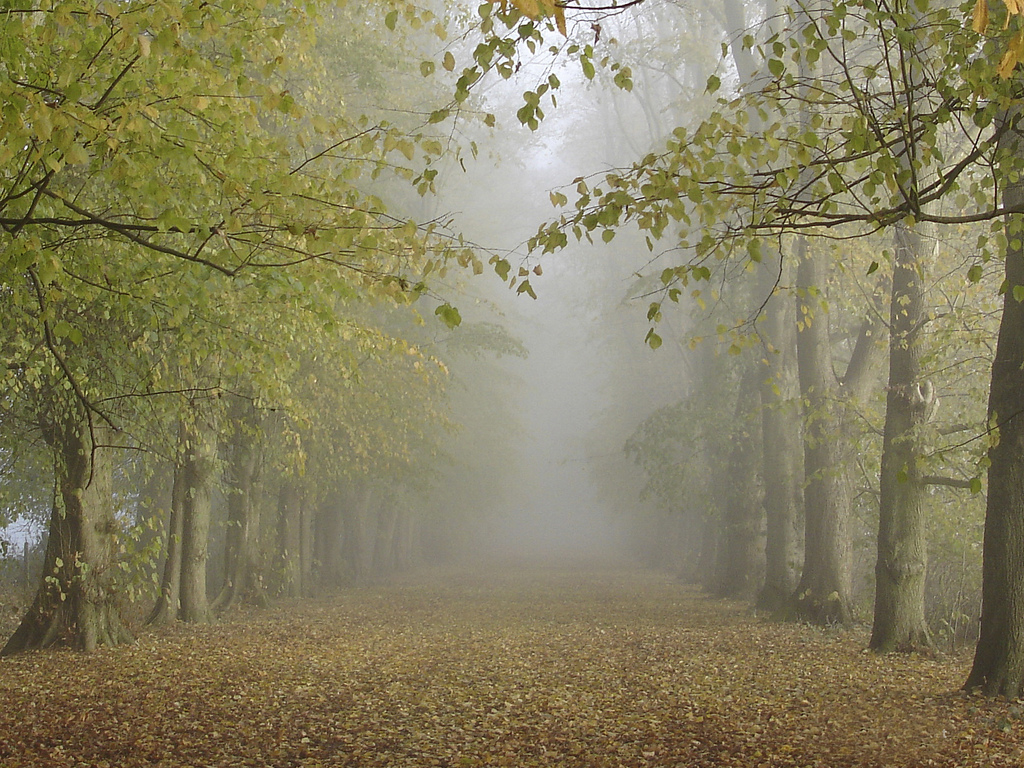
#> input picture Dataset/2.jpg, 1024 x 768 px
$ jupyter execute Dehaze_images.ipynb
#> lines starting #> are read from the running program, lines starting #| are printed output that depends on the picture
[cell 1]
import cv2
import numpy as np
import matplotlib.pyplot as plt

# Calculate Dark Channel

[cell 2]
def get_dark_channel(img, wind_size):
    dark_channel = np.zeros((img.shape[0], img.shape[1]))
    img = cv2.copyMakeBorder(img,wind_size//2,wind_size//2,wind_size//2,wind_size//2,cv2.BORDER_CONSTANT,value=[255,255,255])
    no_rows = img.shape[0]
    no_cols = img.shape[1]
    min_channel = np.zeros((no_rows, no_cols))
    for row in range(no_rows):
        for col in range(no_cols):
            min_channel[row-wind_size//2][col-wind_size//2] = np.min(img[row,col,:])
    for row in range(wind_size//2, no_rows-wind_size//2):
        for col in range(wind_size//2, no_cols-wind_size//2):
            dark_channel[row-wind_size//2][col-wind_size//2] = np.min(min_channel[row-wind_size//2:row+wind_size//2,col-wind_size//2:col+wind_size//2])
    return dark_channel

[cell 3]
# [7 lines of commented-out code are left out]
img = cv2.imread("Dataset/2.jpg")
#> img is the input picture: shape (768, 1024, 3); mean B, G, R 94.7, 127.1, 133.5
plt.figure(figsize=(10,10))
plt.imshow(img[...,::-1])
plt.show()
dark_channel_img = get_dark_channel(img, 15)
#> after the loop in get_dark_channel, `for row in range(no_rows):`:
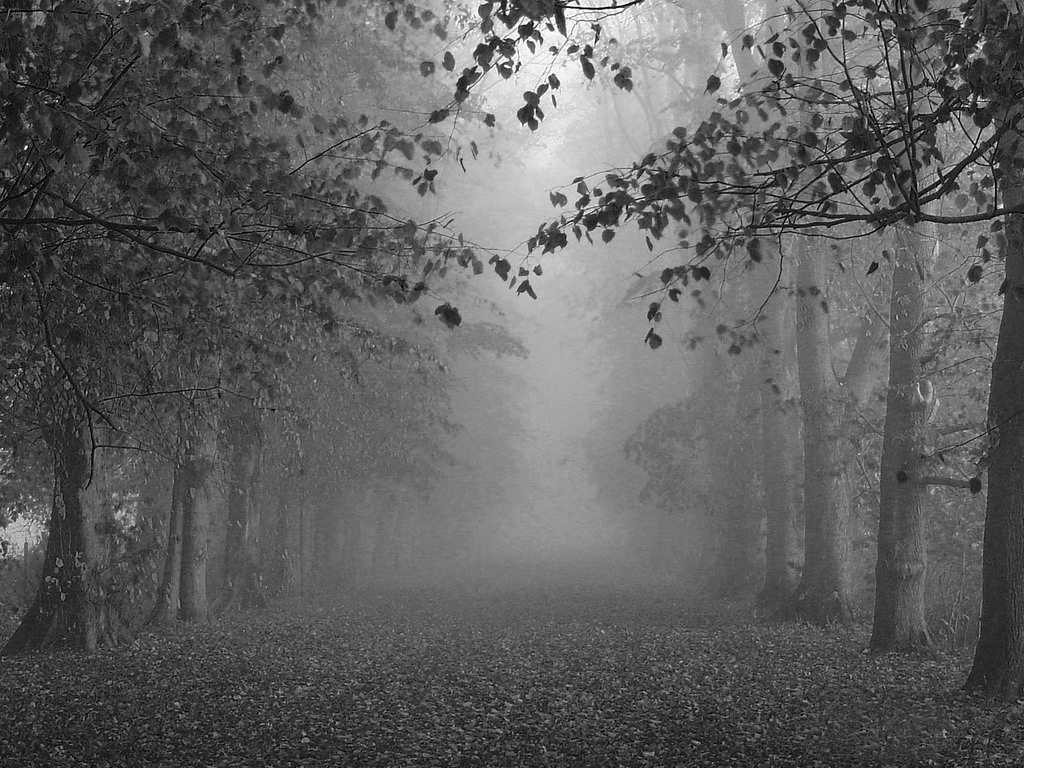
#> min_channel: shape (782, 1038) float64; min 0, max 255, mean 99.6
#> after the loop in get_dark_channel, `for row in range(wind_size//2, no_rows-wind_size//2):`:
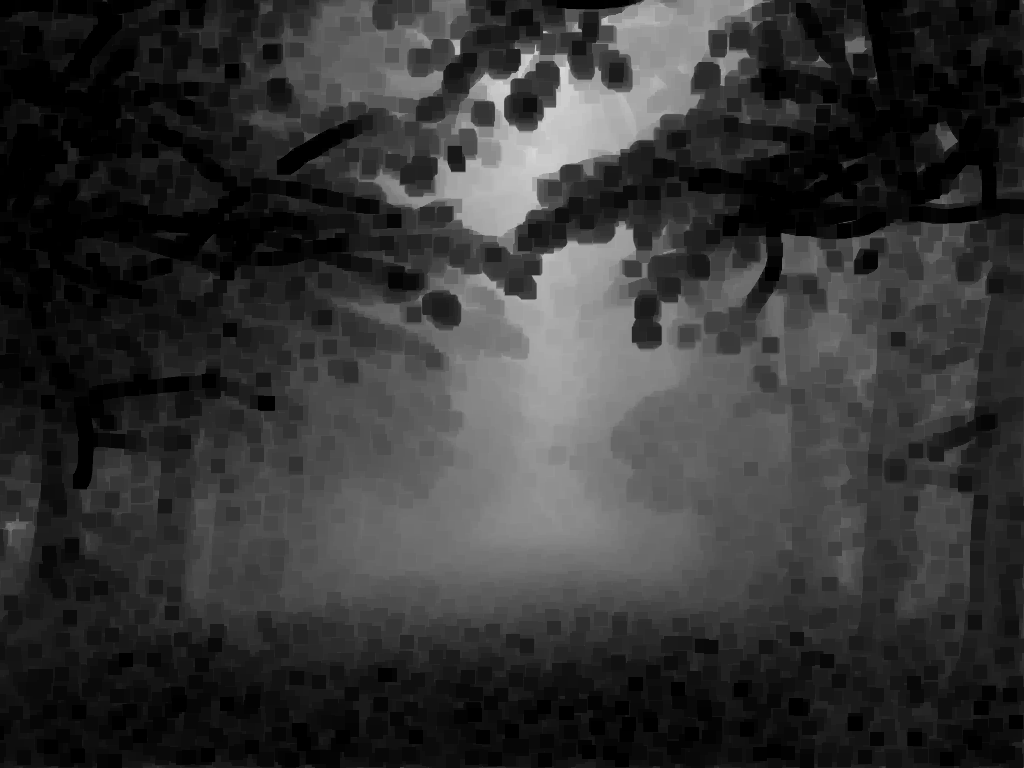
#> dark_channel: shape (768, 1024) float64; min 0, max 217, mean 52.6
dark_channel_img = dark_channel_img.astype('uint8')
plt.figure(figsize=(10,10))
plt.imshow(dark_channel_img,'gray')
plt.show()

# Estimate Atmospheric Light

[cell 4]
def get_atm_light(im, dark_channel_img):
    img = im.copy()
    num_pixels = dark_channel_img.size
#> num_pixels = 786432
    num_brightest = num_pixels//1000
#> num_brightest = 786
    haze_density_sort_idx = np.argsort(dark_channel_img,axis=None)[::-1]
    brightest = haze_density_sort_idx[0:num_brightest]
#> brightest = 786 values, max 169513 at index 630, min 33312 at index 194, mean 111854.3
    brightest = np.unravel_index(brightest,dark_channel_img.shape)
#> brightest = 786 positions, rows 32 to 165, columns 496 to 577
    brightest_pixels = img[brightest]
#> brightest_pixels = 786 rows, first 8: [236, 231, 230], [255, 253, 252], [255, 250, 249], [254, 249, 248], [240, 233, 230], [251, 246, 245], [251, 246, 245], [252, 248, 247]
    top_intensities = np.average(brightest_pixels, axis=1)
#> top_intensities = 786 values, max 254.7 at index 418, min 205 at index 776, mean 230
    max_intensity = np.argmax(top_intensities)
#> max_intensity = 418
    A = brightest_pixels[max_intensity]
#> A = [255, 254, 255]
    img[brightest]=[255,0,0]
    row_min = np.min(brightest[0])
#> row_min = 32
    row_max = np.max(brightest[0])
#> row_max = 165
    col_min = np.min(brightest[1])
#> col_min = 496
    col_max = np.max(brightest[1])
#> col_max = 577
    cv2.rectangle(img, (col_min,row_min),(col_max,row_max),(0,0,255),thickness=2)
    plt.figure(figsize=(10,10))
    plt.imshow(img[...,::-1])
    plt.show()
    return A

[cell 5]
atm_light = get_atm_light(img,dark_channel_img)
#> atm_light = [255, 254, 255]

# Estimate Transmission

[cell 6]
t_bar = get_dark_channel(img/atm_light,15)
#> call 2 of get_dark_channel, with wind_size = 15
#> after the loop in get_dark_channel (call 2), `for row in range(no_rows):`:
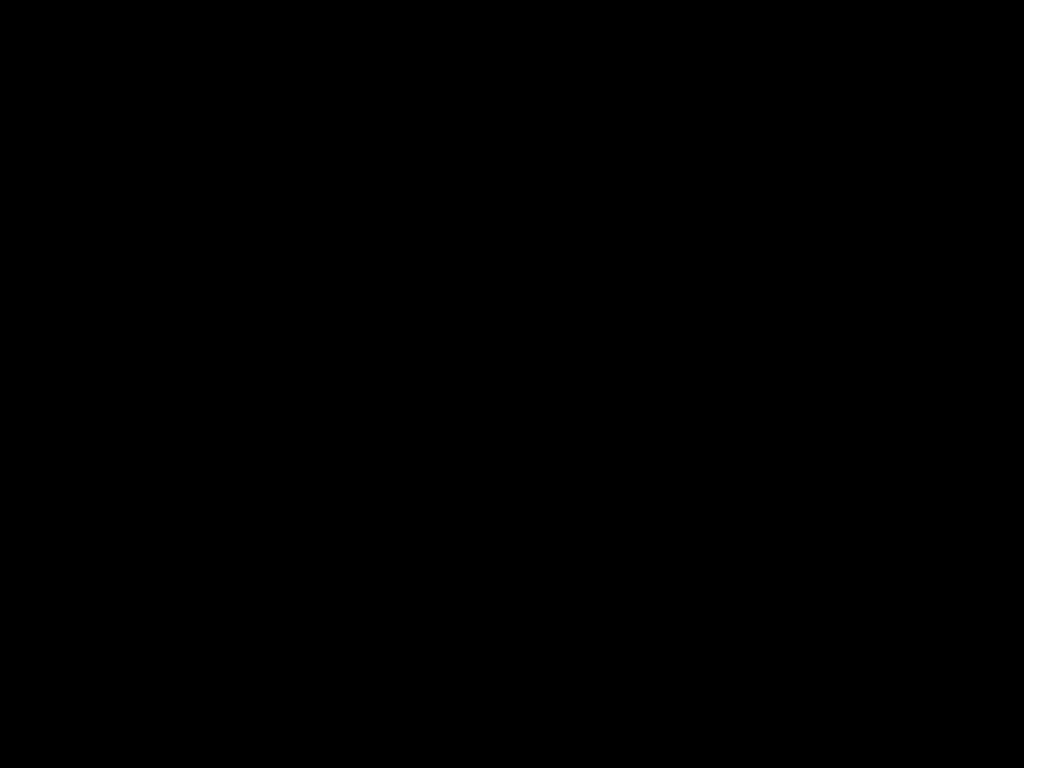
#> min_channel: shape (782, 1038) float64; min 0, max 255, mean 8.3
trans_bar = 1-(0.85*t_bar)
plt.figure(figsize=(10,10))
plt.imshow(trans_bar,'gray')
plt.show()

# Transmission Refinement

[cell 7]
def refine(img, transmission, radius, epsilon):
#> called with radius = 60, epsilon = 0.0001
    mean_guide = cv2.blur(img,(radius,radius))
    mean_trans = cv2.blur(transmission,(radius,radius))
    mean_gt = cv2.blur(img * transmission, (radius,radius))

    a = mean_gt - mean_guide * mean_trans
    var_guide = cv2.blur(img * img,(radius,radius)) - (mean_guide * mean_guide)
    a = a/(var_guide + epsilon)
    b = mean_trans - a * mean_guide

    q = cv2.blur(a,(radius,radius)) * img + cv2.blur(b,(radius,radius))
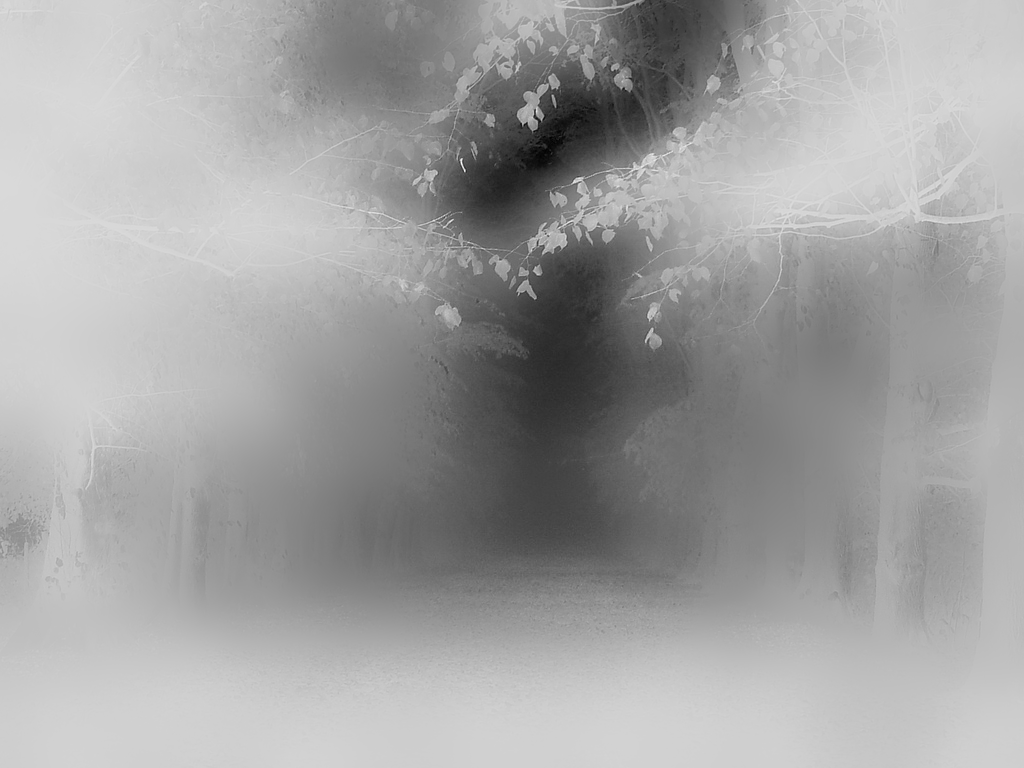
#> q: shape (768, 1024) float64; min 0.321, max 1.11, mean 0.825; drawn with min black and max white
    return q

[cell 8]
i=cv2.cvtColor(img,cv2.COLOR_BGR2GRAY)/255
t_refine = refine(i, trans_bar, 60, 0.0001)
plt.figure(figsize=(10,10))
plt.imshow(t_refine,'gray')
plt.show()

# Recovering the Image

[cell 9]
def recover_image(img, trans_bar, atm_light, t0):
#> called with atm_light = array of shape (3,), t0 = 0.1
    trans_recover = np.copy(trans_bar)
    trans_recover[trans_recover < t0] = t0
    J = np.zeros((img.shape))
    J[:,:,0] = ((img[:,:,0] - atm_light[0])/trans_recover) + atm_light[0]
    J[:,:,1] = ((img[:,:,1] - atm_light[1])/trans_recover) + atm_light[1]
    J[:,:,2] = ((img[:,:,2] - atm_light[2])/trans_recover) + atm_light[2]
    return J

[cell 10]
im = img.astype("double")
J = recover_image(im, t_refine, atm_light, 0.1)
J = ((J-np.min(J))/(np.max(J)-np.min(J)))*255
plt.figure(figsize=(10,10))
plt.imshow((np.uint8(J[...,::-1])))
plt.show()

# Depth Map

[cell 11]
def depth_map(t_refine, beta):
#> called with beta = 1
    return (-np.log(t_refine)/beta)

[cell 12]
plt.figure(figsize=(10,10))
plt.imshow(depth_map(t_refine, 1),'hot')
plt.colorbar()
plt.show()
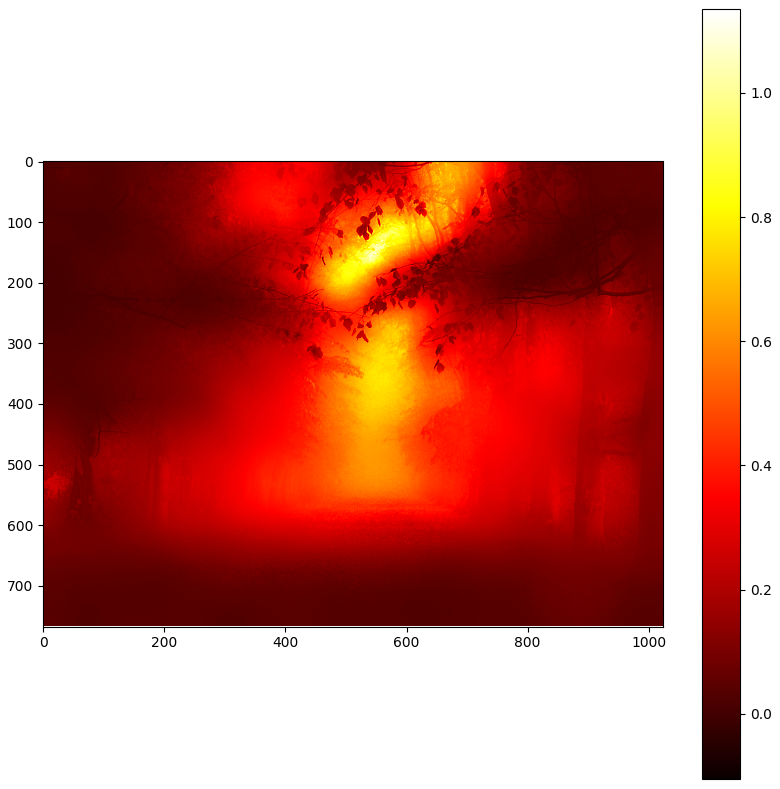
#> figure drawn by matplotlib, 2 panels

$ run again, with Dataset/pic1.png saved as Dataset/2.jpg
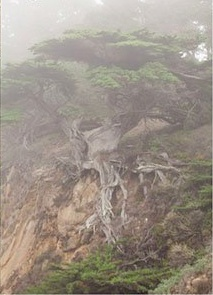
#> input picture Dataset/pic1.png, 213 x 295 px
#> img is the input picture: shape (295, 213, 3); mean B, G, R 135.5, 146.4, 156.1
#> after the loop in get_dark_channel, `for row in range(wind_size//2, no_rows-wind_size//2):`:
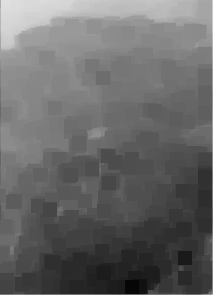
#> dark_channel: shape (295, 213) float64; min 6, max 225, mean 103.3
#> in get_atm_light, `brightest = haze_density_sort_idx[0:num_brightest]`: brightest = 62 values, max 1498 at index 58, min 1 at index 0, mean 569.3
#> in get_atm_light, `brightest = np.unravel_index(brightest,dark_channel_img.shape)`: brightest = 62 positions, rows 0 to 7, columns 1 to 12
#> brightest_pixels = 62 rows, first 8: [232, 243, 247], [232, 243, 247], [233, 233, 233], [233, 244, 248], [231, 233, 234], [231, 233, 233], [233, 235, 236], [234, 231, 233]
#> top_intensities = 62 values, max 244 at index 42, min 227.3 at index 44, mean 233.4
#> max_intensity = 42
#> A = [242, 243, 247]
#> row_min = 0
#> row_max = 7
#> col_min = 1
#> col_max = 12
#> atm_light = [242, 243, 247]
#> `plt.show()`:
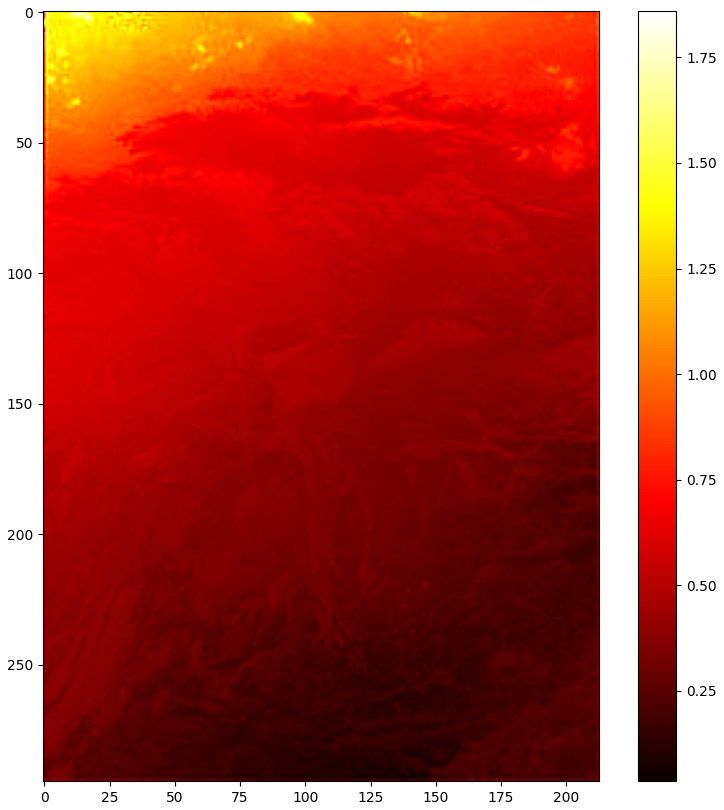
#> figure drawn by matplotlib, 2 panels
